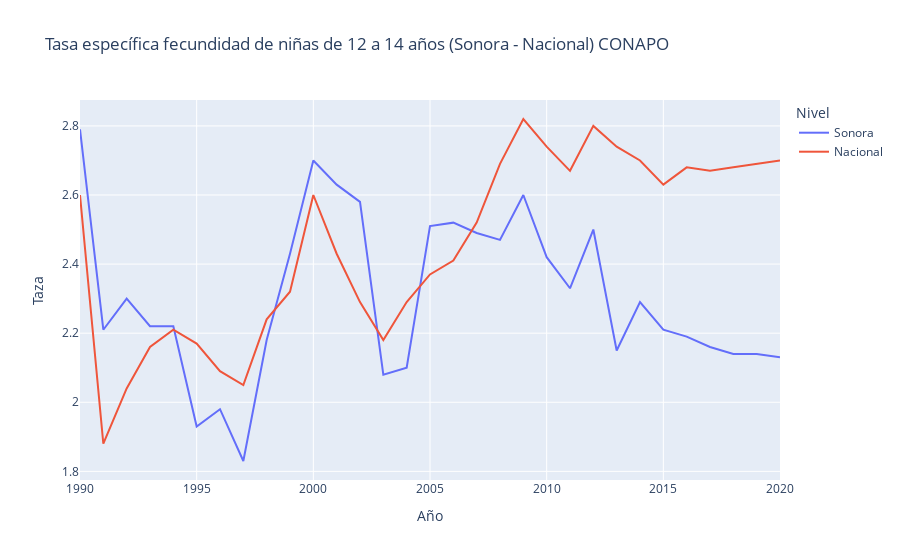

The notebook cell saved with this chart:
### Markdown cell above
## Taza de fecundidad
Grafica comparativa de taza de fecundida por año (SONORA - NACIONAL)

### Code cell
title_='Tasa específica fecundidad de niñas de 12 a 14 años (Sonora - Nacional) CONAPO '
labels={'Fecha': 'Año','Taza': 'Taza','Nivel':'Nivel'}

fig = px.line(dfmelt, x='Fecha', y='Taza', color='Nivel',title=title_, labels=labels)
fig.show()

### Figure 1 — Plotly figure (JSON) as saved in the notebook; plotly's stock layout.template omitted (floating-point values rounded to 4 significant figures)
{"data": [{"hovertemplate": "Nivel=Sonora<br>Año=%{x}<br>Taza=%{y}<extra></extra>", "legendgroup": "Sonora", "line": {"color": "#636efa", "dash": "solid"}, "marker": {"symbol": "circle"}, "mode": "lines", "name": "Sonora", "orientation": "v", "showlegend": true, "type": "scatter", "x": [1990, 1991, 1992, 1993, 1994, 1995, 1996, 1997, 1998, 1999, 2000, 2001, 2002, 2003, 2004, 2005, 2006, 2007, 2008, 2009, 2010, 2011, 2012, 2013, 2014, 2015, 2016, 2017, 2018, 2019, 2020], "xaxis": "x", "y": [2.79, 2.21, 2.3, 2.22, 2.22, 1.93, 1.98, 1.83, 2.18, 2.43, 2.7, 2.63, 2.58, 2.08, 2.1, 2.51, 2.52, 2.49, 2.47, 2.6, 2.42, 2.33, 2.5, 2.15, 2.29, 2.21, 2.19, 2.16, 2.14, 2.14, 2.13], "yaxis": "y"}, {"hovertemplate": "Nivel=Nacional<br>Año=%{x}<br>Taza=%{y}<extra></extra>", "legendgroup": "Nacional", "line": {"color": "#EF553B", "dash": "solid"}, "marker": {"symbol": "circle"}, "mode": "lines", "name": "Nacional", "orientation": "v", "showlegend": true, "type": "scatter", "x": [1990, 1991, 1992, 1993, 1994, 1995, 1996, 1997, 1998, 1999, 2000, 2001, 2002, 2003, 2004, 2005, 2006, 2007, 2008, 2009, 2010, 2011, 2012, 2013, 2014, 2015, 2016, 2017, 2018, 2019, 2020], "xaxis": "x", "y": [2.6, 1.88, 2.04, 2.16, 2.21, 2.17, 2.09, 2.05, 2.24, 2.32, 2.6, 2.43, 2.29, 2.18, 2.29, 2.37, 2.41, 2.52, 2.69, 2.82, 2.74, 2.67, 2.8, 2.74, 2.7, 2.63, 2.68, 2.67, 2.68, 2.69, 2.7], "yaxis": "y"}], "layout": {"legend": {"title": {"text": "Nivel"}, "tracegroupgap": 0}, "title": {"text": "Tasa específica fecundidad de niñas de 12 a 14 años (Sonora - Nacional) CONAPO "}, "xaxis": {"anchor": "y", "domain": [0, 1], "title": {"text": "Año"}}, "yaxis": {"anchor": "x", "domain": [0, 1], "title": {"text": "Taza"}}}}
